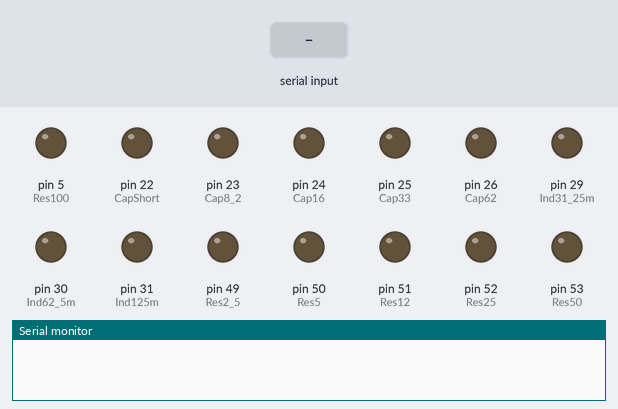
Simulated run of this sketch. Board: Arduino Mega 2560, built with avr-gcc and run on an emulated ATmega2560. Shown: output pins drawn as LEDs (lit = HIGH), the last lines printed to the serial monitor. The test bench sets the inputs (shaded band).

Above: at 1.2 s.
1.3 s: "90,45\n" received over Serial
At 3.2 s:
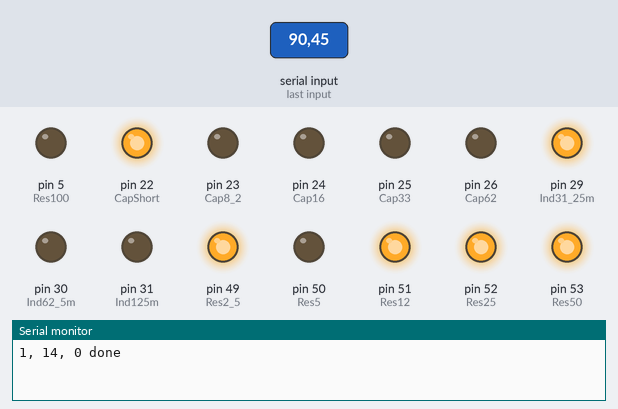
3.8 s: "30,150\n" received over Serial
At 5.2 s:
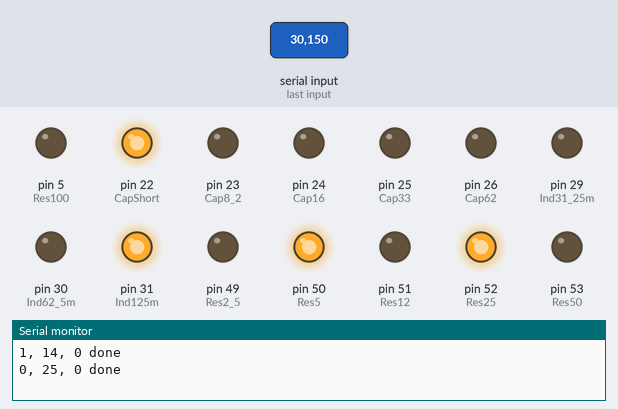
6.3 s: "5\n" received over Serial
At 8.9 s:
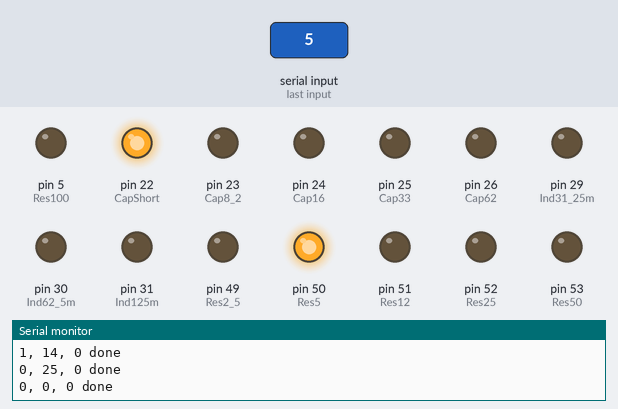
9.3 s: "90\n" received over Serial
At 12.1 s:
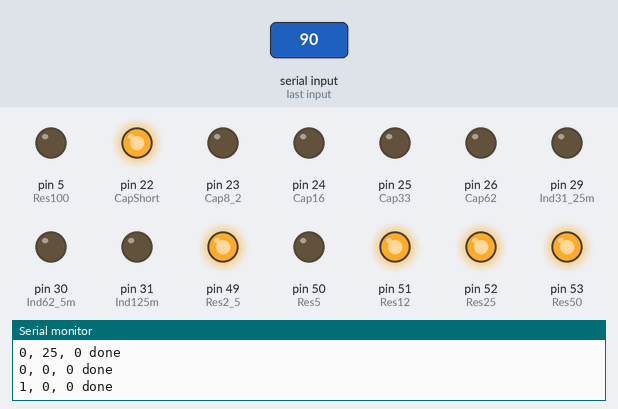
12.3 s: "200\n" received over Serial
At 14.7 s:
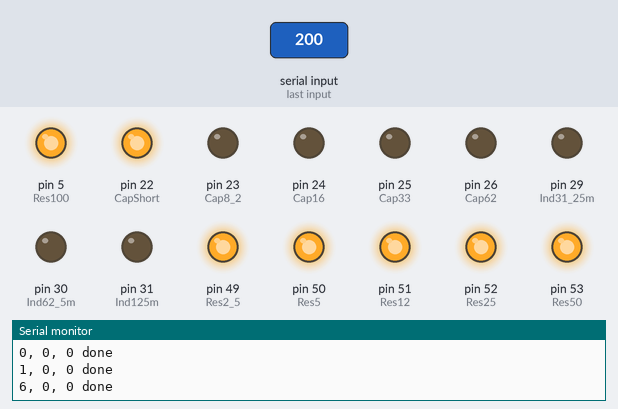
15.3 s: "1,90\n" received over Serial
At 17.5 s:
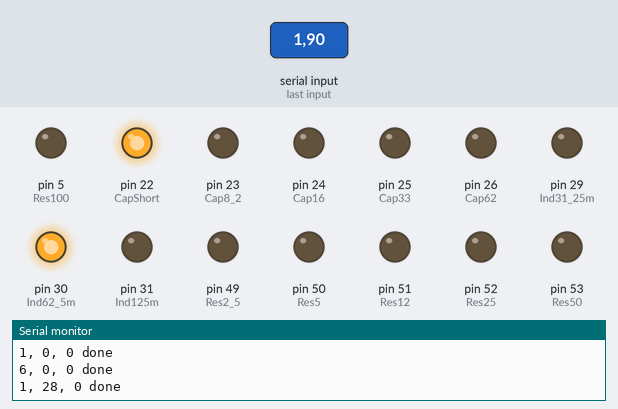
Timing chart, 0 to 18.8 s (numbered marks = the images above; inputs shaded):
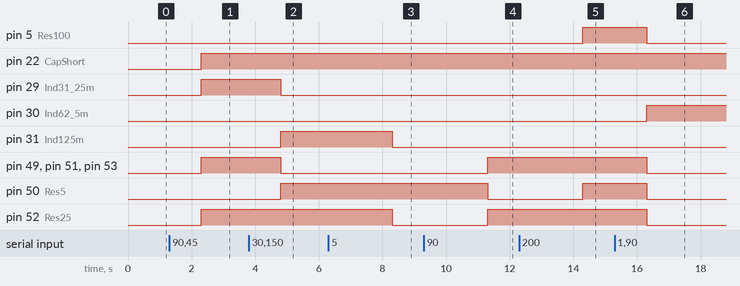

The sketch:

loadControlRev3.ino
```cpp
/* HFAC Senior Design Team
 *
 * Variable Load (Test Stand) Microcontroller Source Code
 *
 * Description - This program controls the Arduino on the Variable Load PCB.
 * The purpose of the Ardiuno, is to listen to the Raspberry Pi on the I2C
 * communication channel to set a particular R, L, and C on the Variable
 * Load PCB.
 */

// Pin Assignments:
int const Res2_5  = 49;
int const Res5    = 50;
int const Res12   = 51;
int const Res25   = 52;
int const Res50   = 53;
int const Res100  = 5;
int const Res250  = 36;
int const Res500  = 35;
int const Res1000 = 34;

int const CapShort = 22;
int const Cap8_2   = 23;
int const Cap16    = 24;
int const Cap33    = 25;
int const Cap62    = 26;
int const Cap127   = 27;
int const Cap256   = 28;
int const Cap510   = 43;
int const Cap1020  = 42;
int const Cap2040  = 41;
int const Cap4100  = 40;
int const Cap8200  = 39;
int const Cap16400 = 38;

int const Ind31_25m = 29;
int const Ind62_5m  = 30;
int const Ind125m   = 31;
int const Ind250m   = 32;
int const Ind500m   = 33;
int const Ind1      = 48;
int const Ind2      = 47;
int const Ind4      = 46;
int const Ind8      = 45;
int const Ind16     = 44;

void setup() {
  pinMode(Res2_5, OUTPUT);
  pinMode(Res5, OUTPUT);
  pinMode(Res12, OUTPUT);
  pinMode(Res25, OUTPUT);
  pinMode(Res50, OUTPUT);
  pinMode(Res100, OUTPUT);
  pinMode(Res250, OUTPUT);
  pinMode(Res500, OUTPUT);
  pinMode(Res1000, OUTPUT);
  pinMode(CapShort, OUTPUT);
  pinMode(Cap8_2, OUTPUT);
  pinMode(Cap16, OUTPUT);
  pinMode(Cap33, OUTPUT);
  pinMode(Cap62, OUTPUT);
  pinMode(Cap127, OUTPUT);
  pinMode(Cap256, OUTPUT);
  pinMode(Cap510, OUTPUT);
  pinMode(Cap1020, OUTPUT);
  pinMode(Cap2040, OUTPUT);
  pinMode(Cap4100, OUTPUT);
  pinMode(Cap8200, OUTPUT);
  pinMode(Cap16400, OUTPUT);
  pinMode(Ind31_25m, OUTPUT);
  pinMode(Ind62_5m, OUTPUT);
  pinMode(Ind125m, OUTPUT);
  pinMode(Ind250m, OUTPUT);
  pinMode(Ind500m, OUTPUT);
  pinMode(Ind1, OUTPUT);
  pinMode(Ind2, OUTPUT);
  pinMode(Ind4, OUTPUT);
  pinMode(Ind8, OUTPUT);
  pinMode(Ind16, OUTPUT);

  Serial.begin(9600);

} // end setup

void loop() {
  int rToSet;
  int lToSet;
  int cToSet;
  int missedR;
  int missedL;
  int missedC;

  boolean newCommand = false;

  while(Serial.available() > 0) {
    rToSet = Serial.parseInt();
    lToSet = Serial.parseInt();
    cToSet = Serial.parseInt();

    newCommand = true;
  } // close serial read loop

  if (newCommand) {
    reset();

    missedR = set_r(rToSet);
    missedL = set_l(lToSet);
    missedC = set_c(cToSet);

    Serial.print(missedR);
    Serial.print(", ");
    Serial.print(missedL);
    Serial.print(", ");
    Serial.print(missedC);
    Serial.println(" done");


    newCommand = false;
  } // end if new command
}


/* This function sets all relays low
 */
void reset() {
  digitalWrite(Res2_5, LOW);
  digitalWrite(Res5, LOW);
  digitalWrite(Res12, LOW);
  digitalWrite(Res25, LOW);
  digitalWrite(Res50, LOW);
  digitalWrite(Res100, LOW);
  digitalWrite(Res250, LOW);
  digitalWrite(Res500, LOW);
  digitalWrite(Res1000, LOW);
  digitalWrite(CapShort, LOW);
  digitalWrite(Cap8_2, LOW);
  digitalWrite(Cap16, LOW);
  digitalWrite(Cap33, LOW);
  digitalWrite(Cap62, LOW);
  digitalWrite(Cap127, LOW);
  digitalWrite(Cap256, LOW);
  digitalWrite(Cap510, LOW);
  digitalWrite(Cap1020, LOW);
  digitalWrite(Cap2040, LOW);
  digitalWrite(Cap4100, LOW);
  digitalWrite(Cap8200, LOW);
  digitalWrite(Cap16400, LOW);
  digitalWrite(Ind31_25m, LOW);
  digitalWrite(Ind62_5m, LOW);
  digitalWrite(Ind125m, LOW);
  digitalWrite(Ind250m, LOW);
  digitalWrite(Ind500m, LOW);
  digitalWrite(Ind1, LOW);
  digitalWrite(Ind2, LOW);
  digitalWrite(Ind4, LOW);
  digitalWrite(Ind8, LOW);
  digitalWrite(Ind16, LOW);
}

/* This function sets the resistive network to the closest possible
 * value given. Possible values that the network can achieve are discrete.
 * Decimal values should be rouneded down. Values represents Ohms.
 */
int set_r(int rToSet) {

  int resRemaining = rToSet;

  if (resRemaining >= 1000) {
    digitalWrite(Res1000, HIGH);
    resRemaining -= 1000;
  }

  if (resRemaining >= 500) {
    digitalWrite(Res500, HIGH);
    resRemaining -= 500;
  }

  if (resRemaining >= 250) {
    digitalWrite(Res250, HIGH);
    resRemaining -= 250;
  }

  if (resRemaining >= 100) {
    digitalWrite(Res100, HIGH);
    resRemaining -= 100;
  }

  if (resRemaining >= 50) {
    digitalWrite(Res50, HIGH);
    resRemaining -= 50;
  }

  if (resRemaining >= 25) {
    digitalWrite(Res25, HIGH);
    resRemaining -= 25;
  }

  if (resRemaining >= 12) {
    digitalWrite(Res12, HIGH);
    resRemaining -= 12;
  }

  if (resRemaining >= 5) {
    digitalWrite(Res5, HIGH);
    resRemaining -= 5;
  }

  if (resRemaining >= 2) {
    digitalWrite(Res2_5, HIGH);
    resRemaining -= 2;
  }

  // Report the remaining resistance if an exact match was not made
  return resRemaining;
} // end SetR

/* This function sets the inductive network to the closest possible
 * value given. Possible values that the network can achieve are discrete.
 * Decimal values should be rouneded down. Values represents mH.
 */
int set_l(int lToSet) {
  int indRemaining = lToSet;

   if (indRemaining >= 16000) {
    digitalWrite(Ind16, HIGH);
    indRemaining -= 16000;
  }

  if (indRemaining >= 8000) {
    digitalWrite(Ind8, HIGH);
    indRemaining -= 8000;
  }


  if (indRemaining >= 4000) {
    digitalWrite(Ind4, HIGH);
    indRemaining -= 4000;
  }

  if (indRemaining >= 2000) {
    digitalWrite(Ind2, HIGH);
    indRemaining -= 2000;
  }

  if (indRemaining >= 1000) {
    digitalWrite(Ind1, HIGH);
    indRemaining -= 1000;
  }

  if (indRemaining >= 500) {
    digitalWrite(Ind500m, HIGH);
    indRemaining -= 500;
  }

  if (indRemaining >= 250) {
    digitalWrite(Ind250m, HIGH);
    indRemaining -= 250;
  }

  if (indRemaining >= 125) {
    digitalWrite(Ind125m, HIGH);
    indRemaining -= 125;
  }

  if (indRemaining >= 62) {
    digitalWrite(Ind62_5m, HIGH);
    indRemaining -= 62;
  }

  if (indRemaining >= 31) {
    digitalWrite(Ind31_25m, HIGH);
    indRemaining -= 31;
  }

  // Report remaining inductance if an exact match was not made
  return indRemaining;
} // end SetL


/* This function sets the capacitive network to the closest possible
 * value given. Possible values that the network can achieve are discrete.
 * Decimal values should be rouneded down. Values represents Farads.
 */
int set_c(int cToSet) {

  // If no capicitance to set, short the caps
  if (cToSet < 8) {
    digitalWrite(CapShort, HIGH);
    return 0;
  }

  int capRemaining = cToSet;

  if (capRemaining >= 16400) {
    digitalWrite(Cap16400, HIGH);
    capRemaining -= 16400;
  }

  if (capRemaining >= 8200) {
    digitalWrite(Cap8200, HIGH);
    capRemaining -= 8200;
  }

  if (capRemaining >= 4100) {
    digitalWrite(Cap4100, HIGH);
    capRemaining -= 4100;
  }

  if (capRemaining >= 2040) {
    digitalWrite(Cap2040, HIGH);
    capRemaining -= 2040;
  }

  if (capRemaining >= 1000) {
    digitalWrite(Cap1020, HIGH);
    capRemaining -= 1000;
  }

  if (capRemaining >= 510) {
    digitalWrite(Cap510, HIGH);
    capRemaining -= 510;
  }

  if (capRemaining >= 256) {
    digitalWrite(Cap256, HIGH);
    capRemaining -= 256;
  }

  if (capRemaining >= 127) {
    digitalWrite(Cap127, HIGH);
    capRemaining -= 127;
  }

  if (capRemaining >= 62) {
    digitalWrite(Cap62, HIGH);
    capRemaining -= 62;
  }

  if (capRemaining >= 33) {
    digitalWrite(Cap33, HIGH);
    capRemaining -= 33;
  }

  if (capRemaining >= 16) {
    digitalWrite(Cap16, HIGH);
    capRemaining -= 16;
  }

  if (capRemaining >= 8) {
    digitalWrite(Cap8_2, HIGH);
    capRemaining -= 8;
  }

   // Report remaining capacitance if an exact match was not made
  return capRemaining;
} // end SetC
```

Measured:
- after the input at 1.3 s, pin 22 (CapShort), pin 29 (Ind31_25m), pin 49 (Res2_5), pin 51 (Res12), pin 52 (Res25), pin 53 (Res50): LOW → HIGH after 1.0 s
- after the input at 3.8 s, pin 29 (Ind31_25m), pin 49 (Res2_5), pin 51 (Res12), pin 53 (Res50): HIGH → LOW after 1.0 s; pin 31 (Ind125m), pin 50 (Res5): LOW → HIGH after 1.0 s
- after the input at 6.3 s, pin 31 (Ind125m), pin 52 (Res25): HIGH → LOW after 2.0 s
- after the input at 9.3 s, pin 49 (Res2_5), pin 51 (Res12), pin 52 (Res25), pin 53 (Res50): LOW → HIGH after 2.0 s; pin 50 (Res5): HIGH → LOW after 2.0 s
- after the input at 12.3 s, pin 5 (Res100), pin 50 (Res5): LOW → HIGH after 2.0 s
- after the input at 15.3 s, pin 5 (Res100), pin 49 (Res2_5), pin 50 (Res5), pin 51 (Res12), pin 52 (Res25), pin 53 (Res50): HIGH → LOW after 1.0 s; pin 30 (Ind62_5m): LOW → HIGH after 1.0 s
